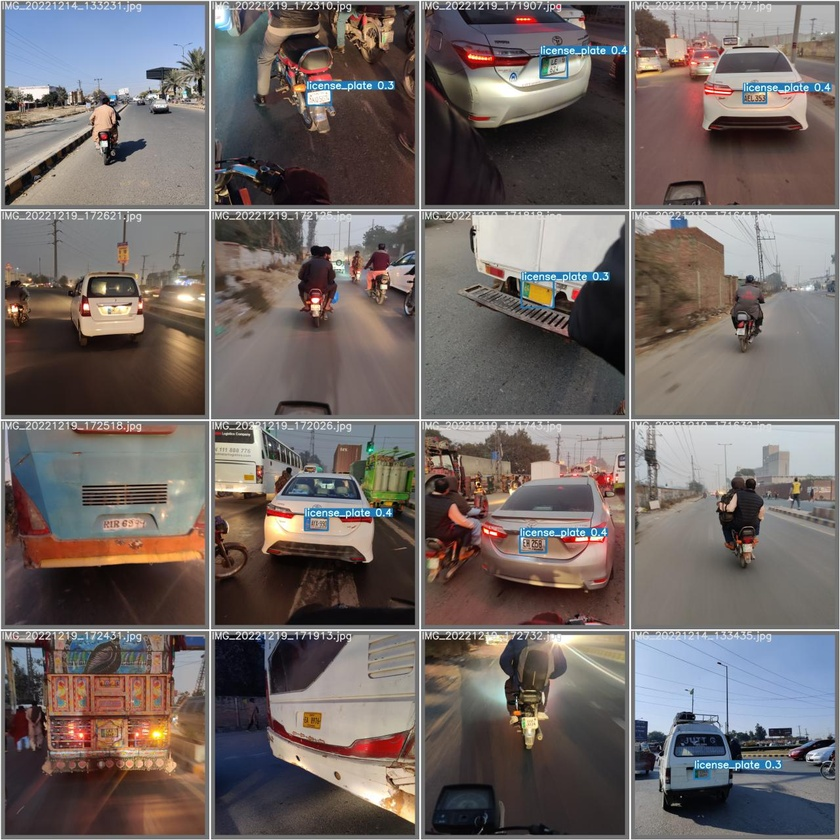
#> input picture runs/train/yolo_lpr_pakistan-custom/test_batch0_pred.jpg, 840 x 840 px, shrunk from 1280 x 1280 before the run
$ python -i mytesseract.py   (imports and definitions only)
#> lines starting #> are read from the running program, lines starting #| are printed output that depends on the picture; after the words box and inside, x2 and y2 are one past the last pixel; in counts of white or black regions, pixels touching at a corner belong together
#> further down, picture is the input picture: shape (840, 840, 3); mean B, G, R 101.8, 104.2, 113.2
import numpy as np
import cv2 as cv
import pytesseract as tesseract

def tesseract_detect(img):
    gray = cv.cvtColor(img,cv.COLOR_BGR2GRAY)
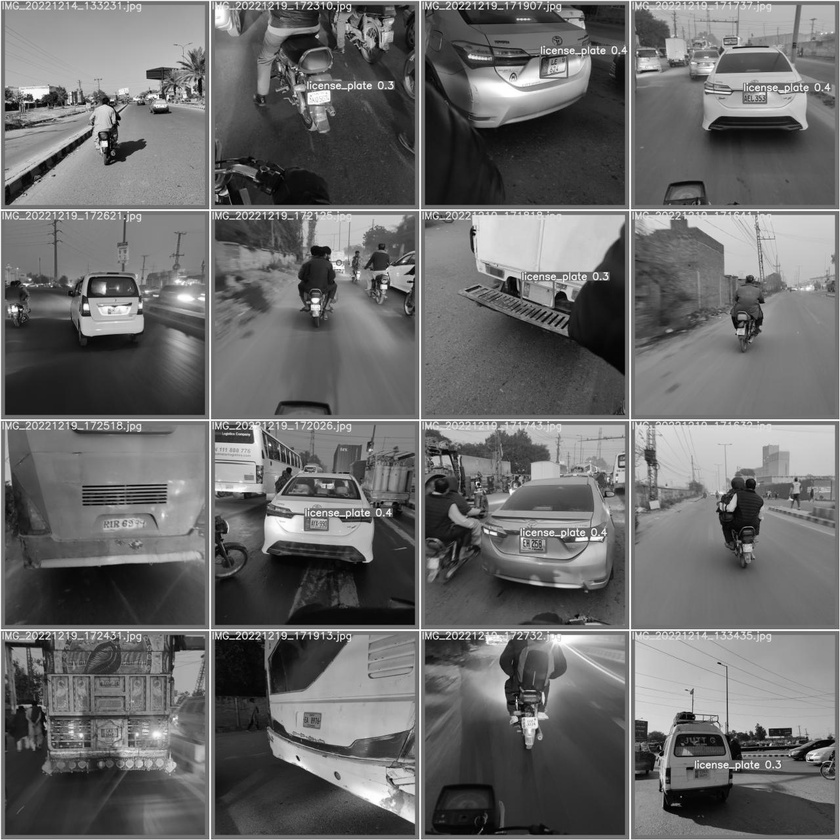
#> gray: shape (840, 840); min 0, max 255, mean 106.6
    denoise = cv.fastNlMeansDenoising(gray, h=5)
    blur = cv.GaussianBlur(denoise,(3,3),0)
    _,thresh = cv.threshold(blur, 0, 255, cv.THRESH_BINARY + cv.THRESH_OTSU)
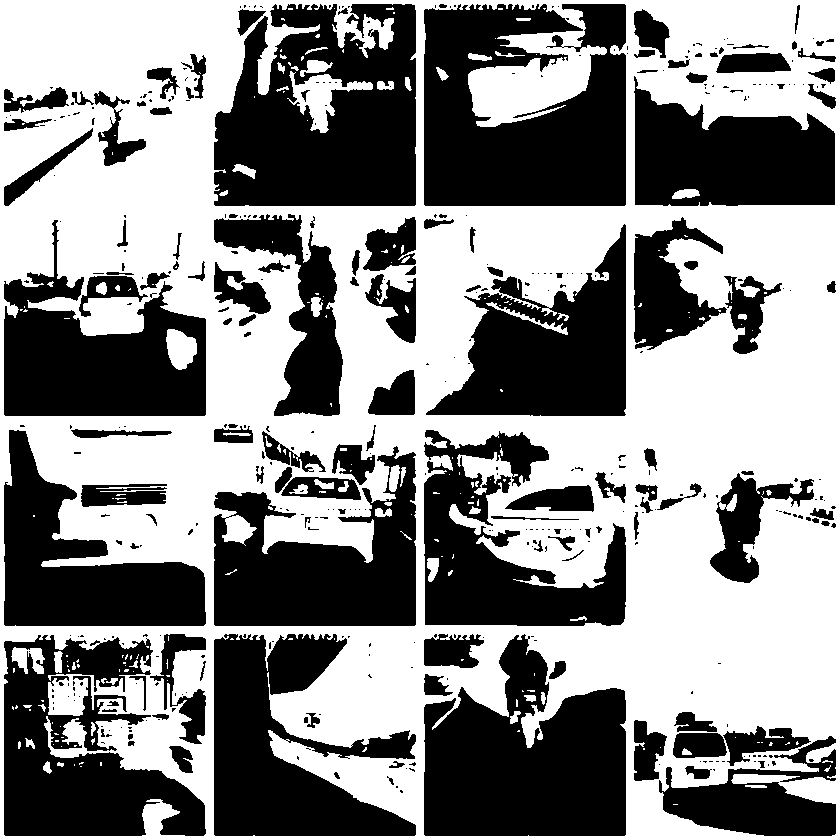
#> thresh: shape (840, 840); 53.7% white; 421 black regions (285 under 20 px), largest, box (x1, y1, x2, y2) and area: (424, 4, 626, 206) 31979, (214, 4, 416, 206) 31444, (424, 634, 626, 836) 28759
#> (the run stopped early here; a loop or call above may not have finished)

$ run again, on runs/train/yolo_lpr_pakistan-custom/test_batch1_pred.jpg
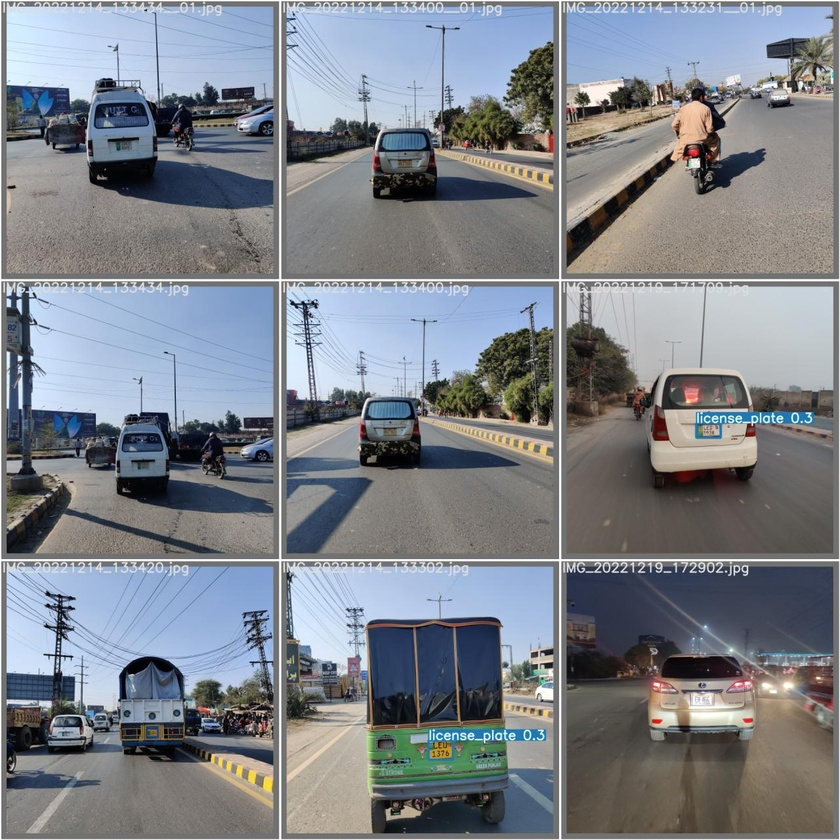
#> input picture runs/train/yolo_lpr_pakistan-custom/test_batch1_pred.jpg, 840 x 840 px, shrunk from 1280 x 1280 before the run
#> picture is the input picture: shape (840, 840, 3); mean B, G, R 137.5, 130.3, 125.5
#> in tesseract_detect, `gray = cv.cvtColor(img,cv.COLOR_BGR2GRAY)`:
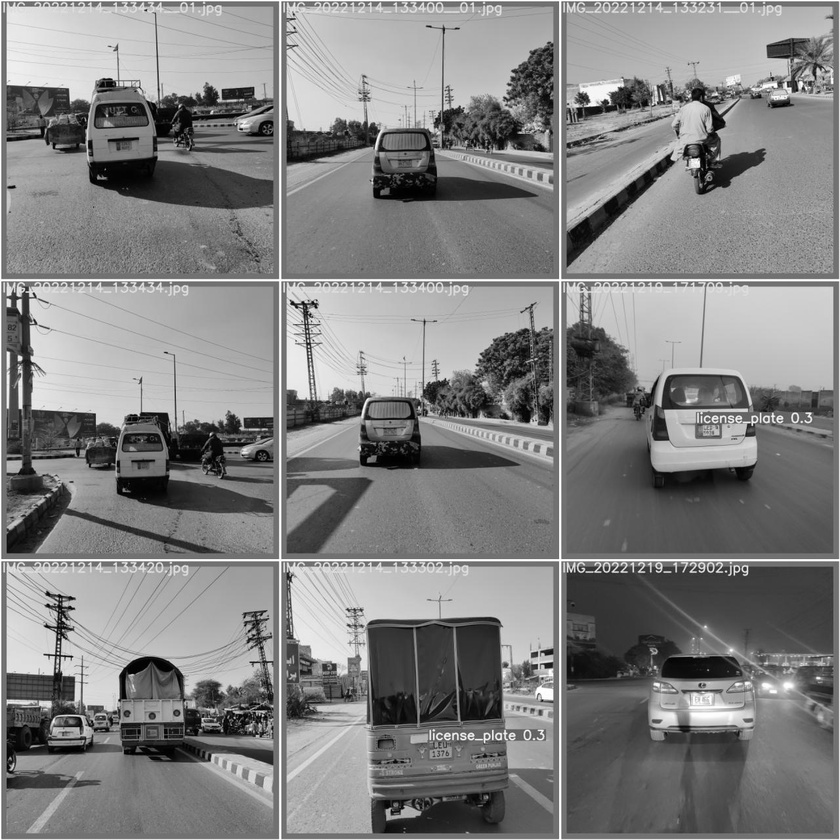
#> gray: shape (840, 840); min 0, max 255, mean 129.7
#> in tesseract_detect, `_,thresh = cv.threshold(blur, 0, 255, cv.THRESH_BINARY + cv.THRESH_OTSU)`:
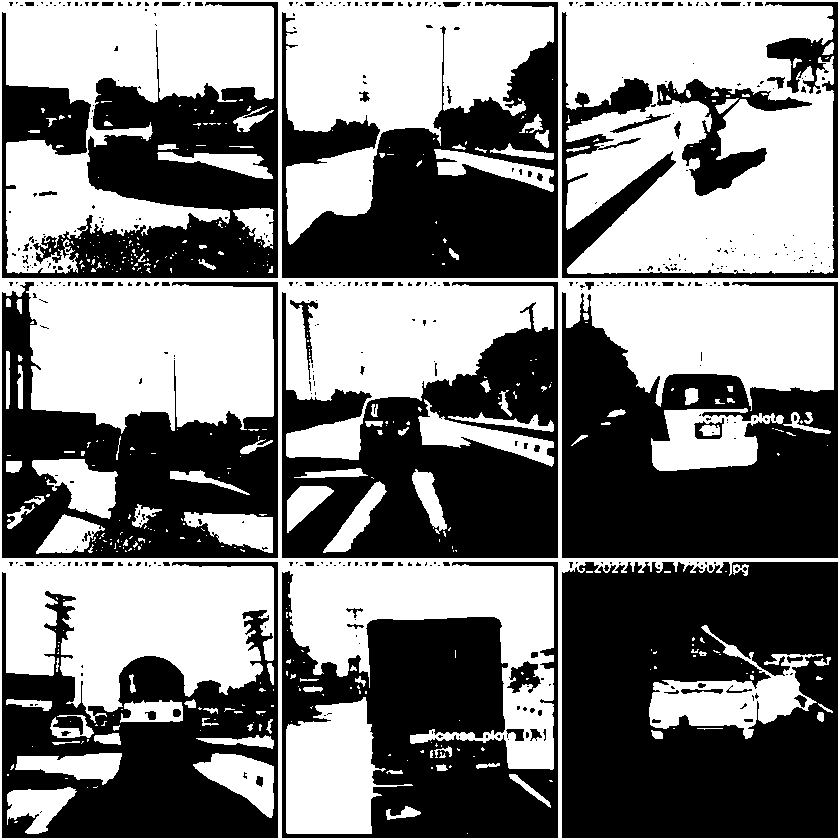
#> thresh: shape (840, 840); 48.8% white; 448 white regions (333 under 20 px), largest, box (x1, y1, x2, y2) and area: (0, 0, 840, 840) 285258, (286, 697, 413, 834) 10625, (649, 625, 823, 739) 6945

$ run again, on runs/train/yolo_lpr_pakistan-custom/train_batch0.jpg
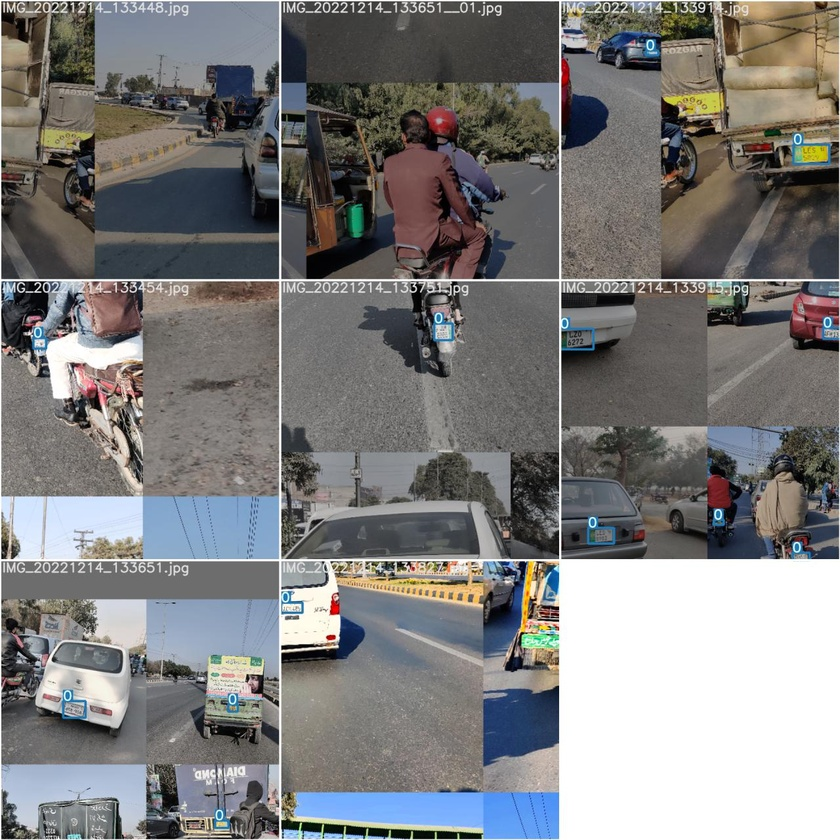
#> input picture runs/train/yolo_lpr_pakistan-custom/train_batch0.jpg, 840 x 840 px, shrunk from 1280 x 1280 before the run
#> picture is the input picture: shape (840, 840, 3); mean B, G, R 125.5, 125.6, 126.2
#> in tesseract_detect, `gray = cv.cvtColor(img,cv.COLOR_BGR2GRAY)`:
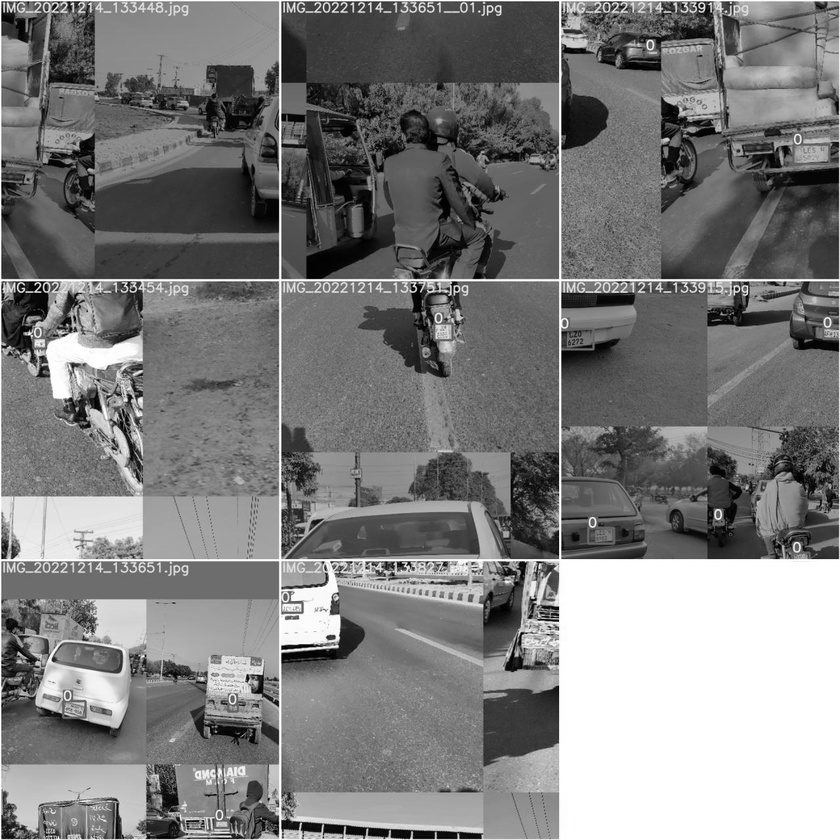
#> gray: shape (840, 840); min 0, max 255, mean 125.8
#> in tesseract_detect, `_,thresh = cv.threshold(blur, 0, 255, cv.THRESH_BINARY + cv.THRESH_OTSU)`:
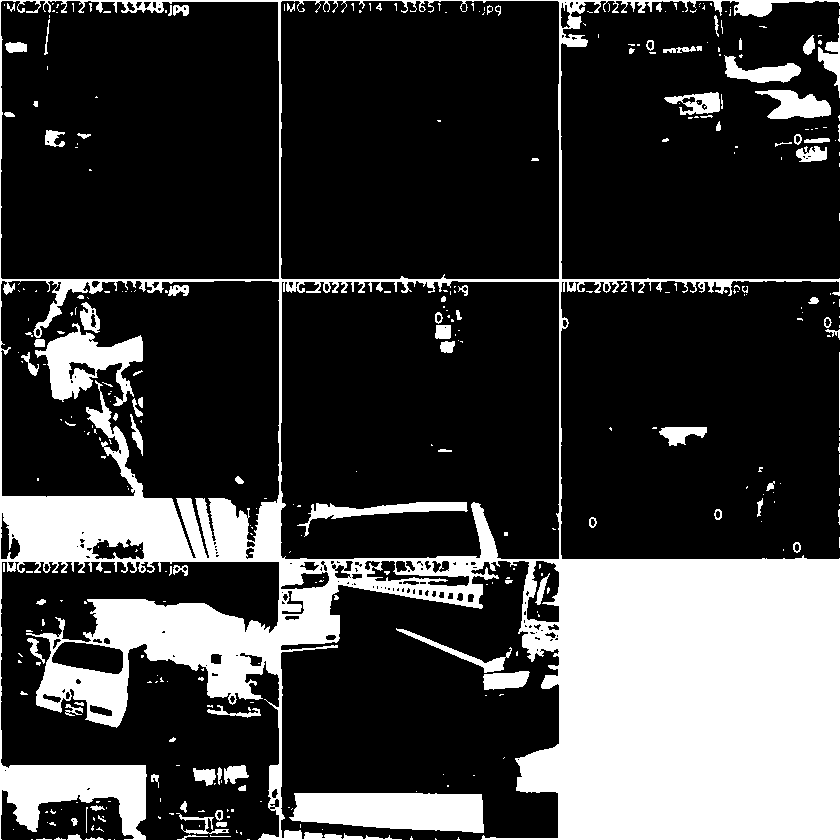
#> thresh: shape (840, 840); 24.3% white; 359 white regions (260 under 20 px), largest, box (x1, y1, x2, y2) and area: (0, 0, 840, 840) 145360, (289, 793, 484, 833) 6472, (35, 323, 143, 406) 3974

$ run again, on runs/train/yolo_lpr_pakistan-custom/train_batch1.jpg
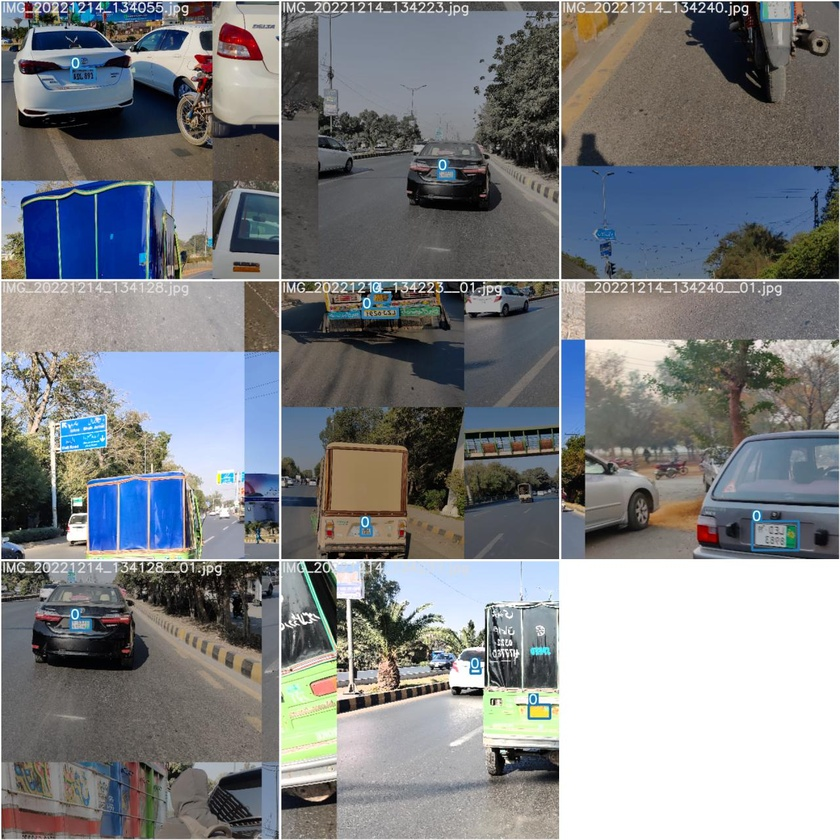
#> input picture runs/train/yolo_lpr_pakistan-custom/train_batch1.jpg, 840 x 840 px, shrunk from 1280 x 1280 before the run
#> picture is the input picture: shape (840, 840, 3); mean B, G, R 132.1, 129.4, 126.9
#> in tesseract_detect, `gray = cv.cvtColor(img,cv.COLOR_BGR2GRAY)`:
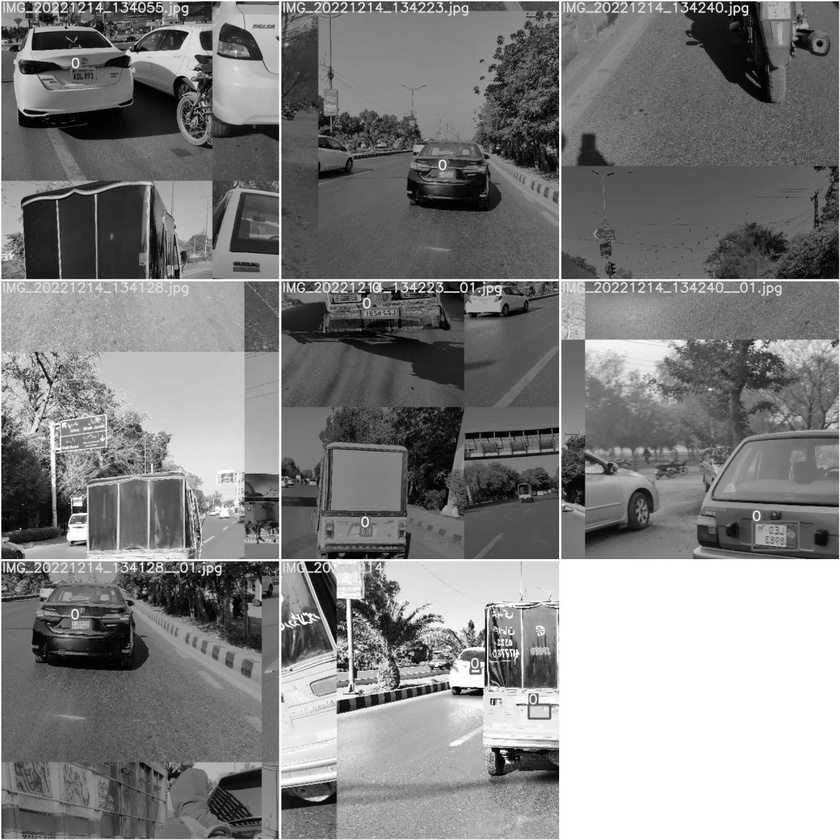
#> gray: shape (840, 840); min 0, max 255, mean 129
#> in tesseract_detect, `_,thresh = cv.threshold(blur, 0, 255, cv.THRESH_BINARY + cv.THRESH_OTSU)`:
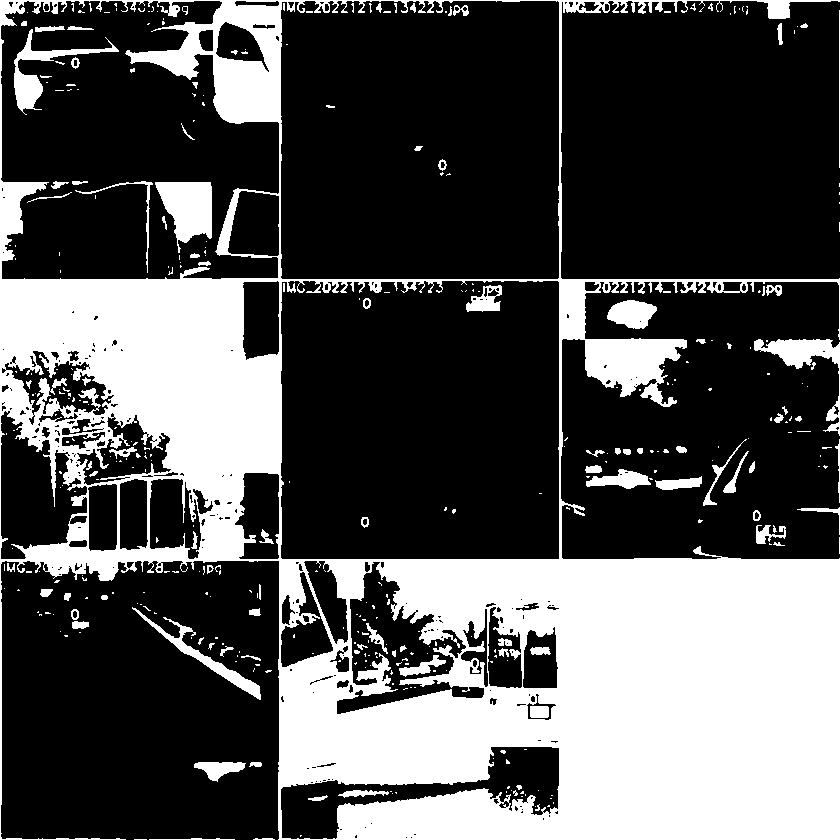
#> thresh: shape (840, 840); 32.4% white; 381 white regions (285 under 20 px), largest, box (x1, y1, x2, y2) and area: (0, 0, 840, 840) 210287, (155, 182, 212, 253) 2539, (754, 339, 840, 436) 1848
